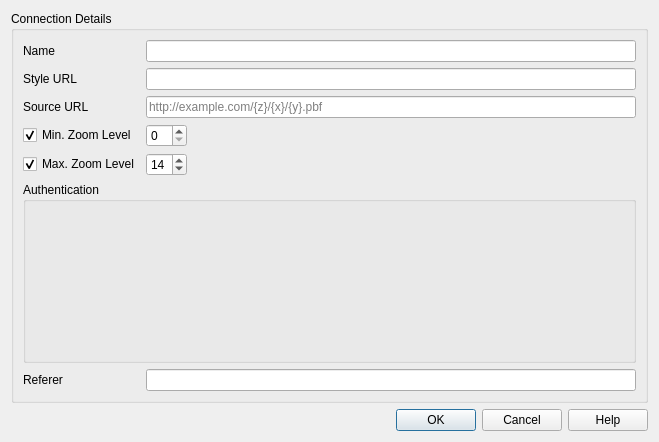
<?xml version="1.0" encoding="UTF-8"?>
<ui version="4.0">
 <class>QgsVectorTileConnectionDialog</class>
 <widget class="QDialog" name="QgsVectorTileConnectionDialog">
  <property name="geometry">
   <rect>
    <x>0</x>
    <y>0</y>
    <width>659</width>
    <height>442</height>
   </rect>
  </property>
  <property name="windowTitle">
   <string>Vector Tiles Connection</string>
  </property>
  <layout class="QVBoxLayout" name="verticalLayout">
   <item>
    <widget class="QGroupBox" name="mGroupBox">
     <property name="title">
      <string>Connection Details</string>
     </property>
     <layout class="QGridLayout" name="gridLayout">
      <item row="8" column="2">
       <widget class="QgsSpinBox" name="mSpinZMax">
        <property name="sizePolicy">
         <sizepolicy hsizetype="Maximum" vsizetype="Fixed">
          <horstretch>0</horstretch>
          <verstretch>0</verstretch>
         </sizepolicy>
        </property>
        <property name="value">
         <number>14</number>
        </property>
       </widget>
      </item>
      <item row="8" column="0" colspan="2">
       <widget class="QCheckBox" name="mCheckBoxZMax">
        <property name="text">
         <string>Max. Zoom Level</string>
        </property>
        <property name="checked">
         <bool>true</bool>
        </property>
       </widget>
      </item>
      <item row="11" column="0">
       <widget class="QLabel" name="lblReferer">
        <property name="text">
         <string>Referer</string>
        </property>
        <property name="buddy">
         <cstring>mEditReferer</cstring>
        </property>
       </widget>
      </item>
      <item row="2" column="2">
       <widget class="QLineEdit" name="mEditUrl">
        <property name="toolTip">
         <string>URL of the connection, {x}, {y}, and {z} will be replaced with actual values. Use {-y} for inverted y axis.</string>
        </property>
        <property name="placeholderText">
         <string>http://example.com/{z}/{x}/{y}.pbf</string>
        </property>
       </widget>
      </item>
      <item row="4" column="0" colspan="2">
       <widget class="QCheckBox" name="mCheckBoxZMin">
        <property name="text">
         <string>Min. Zoom Level</string>
        </property>
        <property name="checked">
         <bool>true</bool>
        </property>
       </widget>
      </item>
      <item row="10" column="0" colspan="3">
       <widget class="QGroupBox" name="mAuthGroupBox">
        <property name="title">
         <string>Authentication</string>
        </property>
        <layout class="QVBoxLayout" name="verticalLayout_3">
         <property name="leftMargin">
          <number>6</number>
         </property>
         <property name="topMargin">
          <number>6</number>
         </property>
         <property name="rightMargin">
          <number>6</number>
         </property>
         <property name="bottomMargin">
          <number>6</number>
         </property>
         <item>
          <widget class="QgsAuthSettingsWidget" name="mAuthSettings" native="true"/>
         </item>
        </layout>
       </widget>
      </item>
      <item row="11" column="2">
       <widget class="QLineEdit" name="mEditReferer">
        <property name="toolTip">
         <string>Optional custom referer</string>
        </property>
       </widget>
      </item>
      <item row="2" column="0" colspan="2">
       <widget class="QLabel" name="label_2">
        <property name="text">
         <string>Source URL</string>
        </property>
       </widget>
      </item>
      <item row="4" column="2">
       <widget class="QgsSpinBox" name="mSpinZMin">
        <property name="sizePolicy">
         <sizepolicy hsizetype="Maximum" vsizetype="Fixed">
          <horstretch>0</horstretch>
          <verstretch>0</verstretch>
         </sizepolicy>
        </property>
       </widget>
      </item>
      <item row="0" column="0" colspan="2">
       <widget class="QLabel" name="label">
        <property name="text">
         <string>Name</string>
        </property>
       </widget>
      </item>
      <item row="0" column="2">
       <widget class="QLineEdit" name="mEditName">
        <property name="toolTip">
         <string>Name of the new connection</string>
        </property>
       </widget>
      </item>
      <item row="1" column="2">
       <widget class="QLineEdit" name="mEditStyleUrl">
        <property name="toolTip">
         <string>If specified, the layer will be automatically styled using styling JSON from the entered URL.</string>
        </property>
        <property name="clearButtonEnabled">
         <bool>true</bool>
        </property>
       </widget>
      </item>
      <item row="1" column="0" colspan="2">
       <widget class="QLabel" name="label_3">
        <property name="text">
         <string>Style URL</string>
        </property>
       </widget>
      </item>
     </layout>
    </widget>
   </item>
   <item>
    <widget class="QDialogButtonBox" name="buttonBox">
     <property name="orientation">
      <enum>Qt::Horizontal</enum>
     </property>
     <property name="standardButtons">
      <set>QDialogButtonBox::Cancel|QDialogButtonBox::Help|QDialogButtonBox::Ok</set>
     </property>
    </widget>
   </item>
  </layout>
 </widget>
 <customwidgets>
  <customwidget>
   <class>QgsAuthSettingsWidget</class>
   <extends>QWidget</extends>
   <header>qgsauthsettingswidget.h</header>
   <container>1</container>
  </customwidget>
  <customwidget>
   <class>QgsSpinBox</class>
   <extends>QSpinBox</extends>
   <header>qgsspinbox.h</header>
  </customwidget>
 </customwidgets>
 <tabstops>
  <tabstop>mEditName</tabstop>
  <tabstop>mEditUrl</tabstop>
  <tabstop>mCheckBoxZMin</tabstop>
  <tabstop>mSpinZMin</tabstop>
  <tabstop>mCheckBoxZMax</tabstop>
  <tabstop>mSpinZMax</tabstop>
  <tabstop>mEditReferer</tabstop>
 </tabstops>
 <resources/>
 <connections>
  <connection>
   <sender>buttonBox</sender>
   <signal>accepted()</signal>
   <receiver>QgsVectorTileConnectionDialog</receiver>
   <slot>accept()</slot>
   <hints>
    <hint type="sourcelabel">
     <x>224</x>
     <y>381</y>
    </hint>
    <hint type="destinationlabel">
     <x>157</x>
     <y>274</y>
    </hint>
   </hints>
  </connection>
  <connection>
   <sender>buttonBox</sender>
   <signal>rejected()</signal>
   <receiver>QgsVectorTileConnectionDialog</receiver>
   <slot>reject()</slot>
   <hints>
    <hint type="sourcelabel">
     <x>292</x>
     <y>387</y>
    </hint>
    <hint type="destinationlabel">
     <x>286</x>
     <y>274</y>
    </hint>
   </hints>
  </connection>
 </connections>
</ui>
